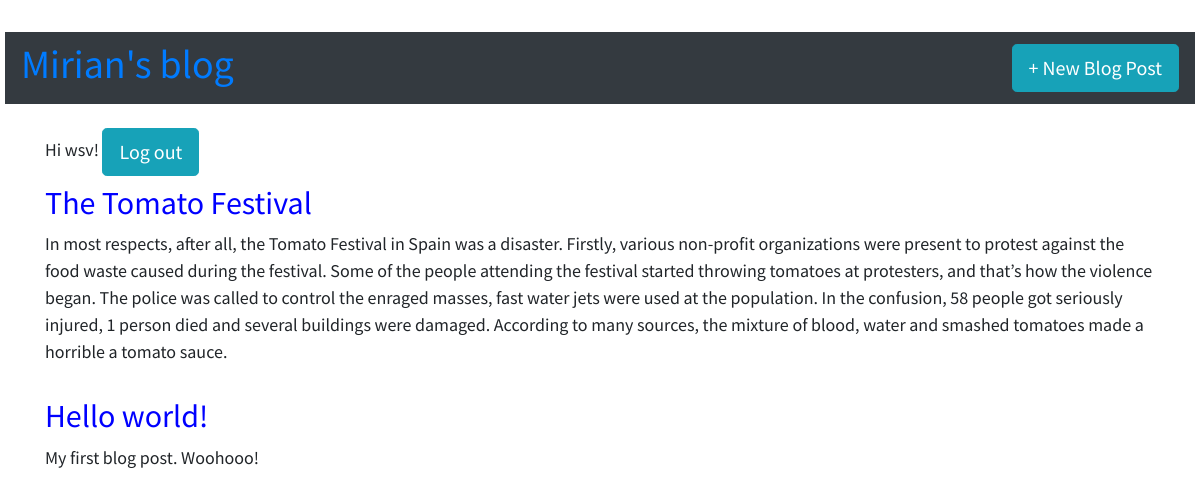
Screenshot of / (signed in) with the database file from the repository.
### blog/models.py (models this page shows, shortened)
class Post(models.Model):
	title = models.CharField(max_length=200)
	author = models.ForeignKey('auth.User',on_delete=models.CASCADE,)
	body = models.TextField()

### blog/views.py (the view)
# urls.py: path('', BlogListView.as_view(), name='home'),
class BlogListView(ListView):
	model = Post
	template_name = 'home.html'

### templates/home.html (shortened to what this page needs)
{% extends 'base.html' %}
{% block content %}
	{% if user.is_authenticated %}
		Hi {{ user.username }}!
		<a href="{% url 'logout' %}" class="btn btn-info btn-lg">
			 Log out
		</a>
	{% else %}
		<p>You are not logged in</p>
		<a href="{% url 'login' %}" class="btn btn-info btn-lg">
			<span class="glyphicon glyphicon-log-in"></span> Log in
		</a> |
		<a class="btn btn-info btn-lg" href="{% url 'signup' %}">Sign Up</a>
	{% endif %}
  {% for post in object_list %}
    <div class="post-entry">
      <h2><a href="{% url 'post_detail' post.pk %}">{{ post.title }}</a></h2>
      <p>{{ post.body }}</p>
    </div>
  {% endfor %}
{% endblock content %}

### static/css/base.css (style rules this page uses)
body { font-family: 'Source Sans Pro', sans-serif; font-size: 18px; padding-left: 15px; }
.post-entry { margin-bottom: 2rem; }
.post-entry h2 { margin: 0.5rem 0; }
.post-entry h2 a, .post-entry h2 a:visited { color: blue; text-decoration: none; }
.post-entry p { margin: 0; font-weight: 400; }

### templates/base.html (style rules this page uses)
body { padding: 5px; }

### rows the page displays
Post: title "The Tomato Festival", body "In most respects, after all, the Tomato Festival in Spain was a disaster. Firstly, various non-profit organizations were present to protest against the food waste caused during the festival. Some of the people attending the festival started throwing tomatoes at protesters, and that’s how the violence began. The police was called to control the enraged masses, fast water jets were used at the population. In the confusion, 58 people got seriously injured, 1 person died and several buildings were damaged. According to many sources, the mixture of blood, water and smashed tomatoes made a horrible a tomato sauce."
Post: title "Hello world!", body "My first blog post. Woohooo!"

### other values shown
{{ user.username }} "wsv"
